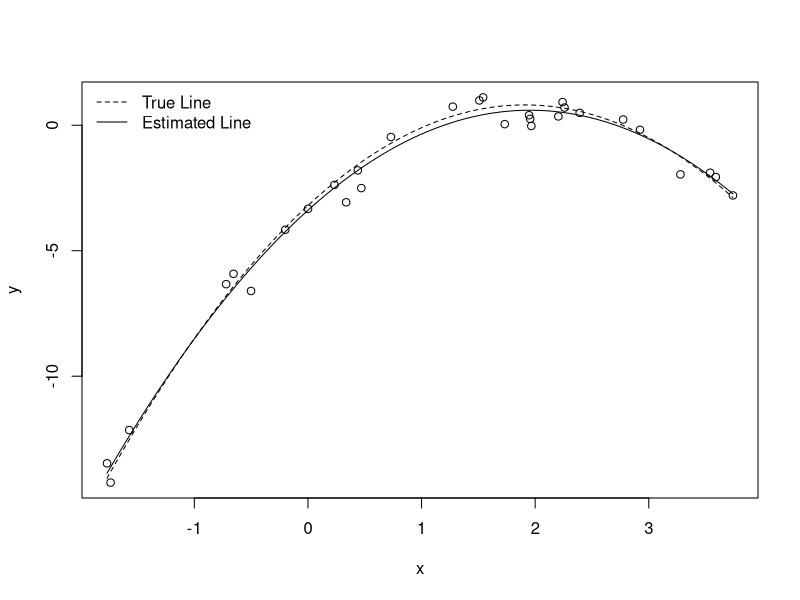
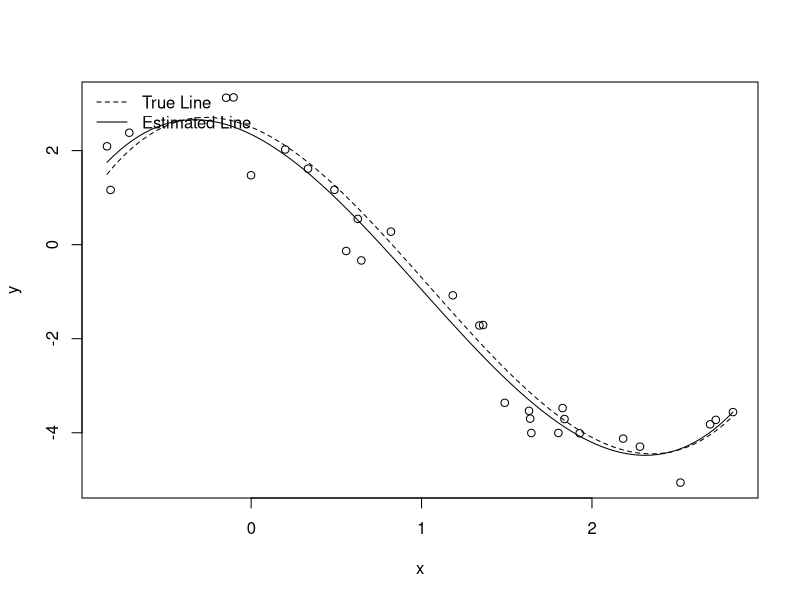
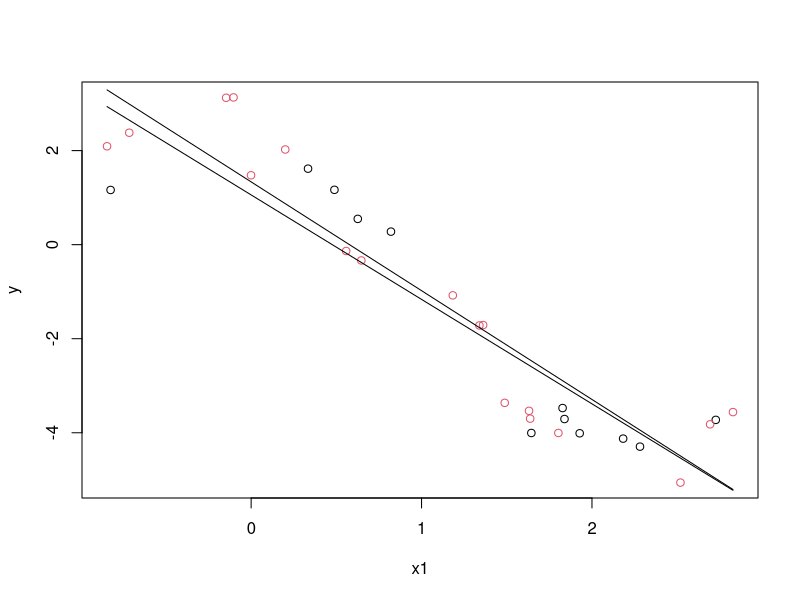

The R script that drew these images, in order: (Note: this script raises an error after producing the figures.)
## ---- chunk 1
knitr::opts_chunk$set(echo = TRUE)
## ---- chunk 2
## Simulating Data from a Regression Model
  ## This R-chunk is meant to be played in your R Console.
  ## It allows you to explore how the various elements
  ## of the regression model combine together to "create"
  ## data and then use the data to "re-create" the line.

  set.seed(101) #Allows us to always get the same "random" sample
                #Change to a new number to get a new sample

  n <- 30 #set the sample size

  X_i <- runif(n, -2, 4) 
    #Gives n random values from a uniform distribution between 15 to 45.

  beta0 <- -3.2 #Our choice for the y-intercept. 

  beta1 <- 4.2 #Our choice for the slope. 
  beta2 <- -1.1

  sigma <- 0.5 #Our choice for the std. deviation of the error terms.


  epsilon_i <- rnorm(n, 0, sigma) 
    #Gives n random values from a normal distribution with mean = 0, st. dev. = sigma.

  Y_i <- beta0 + beta1*X_i + beta2 * X_i^2 + epsilon_i 
    #Create Y using the normal error regression model

  fabData <- data.frame(y=Y_i, x=X_i) 
    #Store the data as data

  #View(fabData) 
  

  #In the real world, we begin with data (like fabData) and try to recover the model that 
  # (we assume) was used to created it.

  fab.lm <- lm(y ~ x + I(x^2), data=fabData) #Fit an estimated regression model to the fabData.

  b <- coef(fab.lm)
  summary(fab.lm) #Summarize your model. 

  plot(y ~ x, data=fabData) #Plot the data.

  curve(b[1] + b[2] * x + b[3] * x^2, add = TRUE) #Add the estimated regression line to your plot.


  # Now for something you can't do in real life... but since we created the data...

  curve(beta0+beta1*x+beta2*x^2, lty=2, add = TRUE) 
    #Add the true regression line to your plot using a dashed line (lty=2). 

  legend("topleft", legend=c("True Line", "Estimated Line"), lty=c(2,1), bty="n") 
    #Add a legend to your plot specifying which line is which.
## ---- chunk 3
## Simulating Data from a Regression Model
  ## This R-chunk is meant to be played in your R Console.
  ## It allows you to explore how the various elements
  ## of the regression model combine together to "create"
  ## data and then use the data to "re-create" the line.

  set.seed(101) #Allows us to always get the same "random" sample
                #Change to a new number to get a new sample

  n <- 30 #set the sample size

  X_i <- runif(n, -1, 3) 
    #Gives n random values from a uniform distribution between 15 to 45.

  beta0 <- 2.5 #Our choice for the y-intercept. 

  beta1 <- -1.5 #Our choice for the slope. 
  beta2 <- -2.5
  beta3 <- 0.8

  sigma <- 0.5 #Our choice for the std. deviation of the error terms.


  epsilon_i <- rnorm(n, 0, sigma) 
    #Gives n random values from a normal distribution with mean = 0, st. dev. = sigma.

  Y_i <- beta0 + beta1*X_i + beta2 * X_i^2 + beta3 * X_i^3 + epsilon_i 
    #Create Y using the normal error regression model

  fabData <- data.frame(y=Y_i, x=X_i) 
    #Store the data as data

  #View(fabData) 
  

  #In the real world, we begin with data (like fabData) and try to recover the model that 
  # (we assume) was used to created it.

  fab.lm <- lm(y ~ x + I(x^2) + I(x^3), data=fabData) #Fit an estimated regression model to the fabData.

  b <- coef(fab.lm)
  summary(fab.lm) #Summarize your model. 

  plot(y ~ x, data=fabData) #Plot the data.

  curve(b[1] + b[2] * x + b[3] * x^2 + b[4] * x^3, add = TRUE) #Add the estimated regression line to your plot.


  # Now for something you can't do in real life... but since we created the data...

  curve(beta0+beta1*x+beta2*x^2+beta3*x^3, lty=2, add = TRUE) 
    #Add the true regression line to your plot using a dashed line (lty=2). 

  legend("topleft", legend=c("True Line", "Estimated Line"), lty=c(2,1), bty="n") 
    #Add a legend to your plot specifying which line is which.
## ---- chunk 4
## Simulating Data from a Regression Model
  ## This R-chunk is meant to be played in your R Console.
  ## It allows you to explore how the various elements
  ## of the regression model combine together to "create"
  ## data and then use the data to "re-create" the line.

  set.seed(101) #Allows us to always get the same "random" sample
                #Change to a new number to get a new sample

  n <- 30 #set the sample size
  
  X1_i <- runif(n, 30, 45) 
  X2_i <- sample(c(0,1), n , replace = TRUE)
    #Gives n random values from a uniform distribution between 15 to 45.

  beta0 <- 5 #Our choice for the y-intercept. 
  beta1 <- 1.4 #Our choice for the slope. 
  beta2 <- 30 #Change in intercept
  beta3 <- -1.6 # Change in slope

  sigma <- 1 #Our choice for the std. deviation of the error terms.

  epsilon_i <- rnorm(n, 0, sigma) 
    #Gives n random values from a normal distribution with mean = 0, st. dev. = sigma.

  fabData <- data.frame(y=Y_i, x1=X_i, x2 = X2_i) 
  
  Y_i <- beta0 + beta1*fabData$x1 + beta2 * fabData$x2 + beta3 * fabData$x1 * fabData$x2 + epsilon_i 

  fab.lm <- lm(y ~ x1 + x2 + x1:x2, data=fabData) #Fit an estimated regression model to the fabData.

  b <- coef(fab.lm)
  summary(fab.lm) #Summarize your model. 

  plot(y ~ x1, col = as.factor(x2), data=fabData) #Plot the data.

  curve(b[1] + b[2]*x, add = TRUE) #Add the estimated regression line to your plot.
  
  curve(b[1] + b[2]*x + b[3] + b[4]*x, add = TRUE)


  # Now for something you can't do in real life... but since we created the data...

  curve(beta0+beta1*x+beta2*x2+beta3*x*x2, lty=2, add = TRUE) 
    #Add the true regression line to your plot using a dashed line (lty=2). 

  #legend("topleft", legend=c("True Line", "Estimated Line"), lty=c(2,1), bty="n") 
